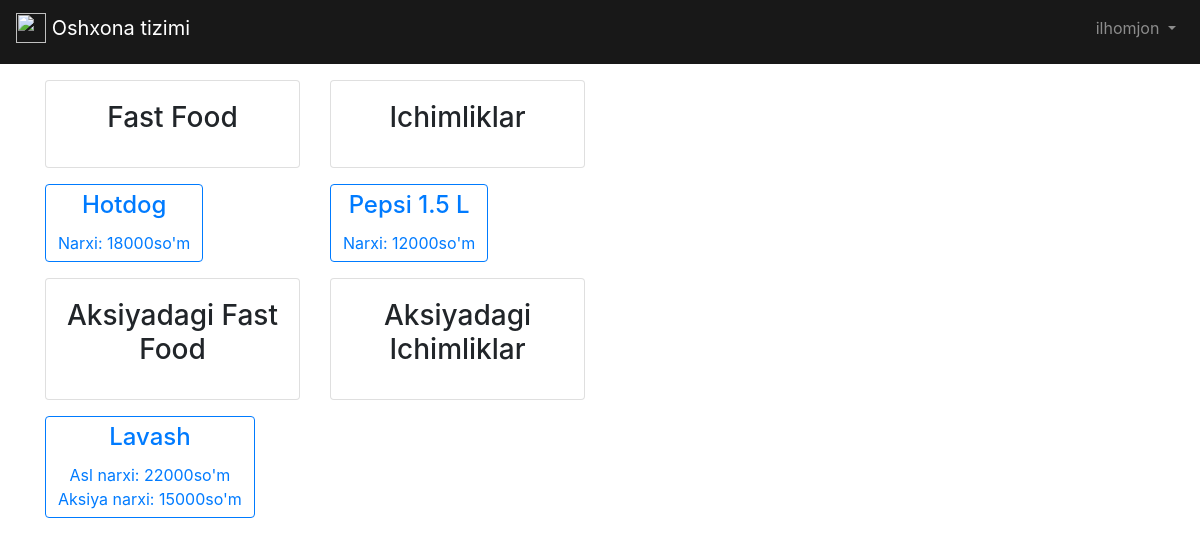
The page /profession/cashier/ (signed in) on the database as committed earlier.
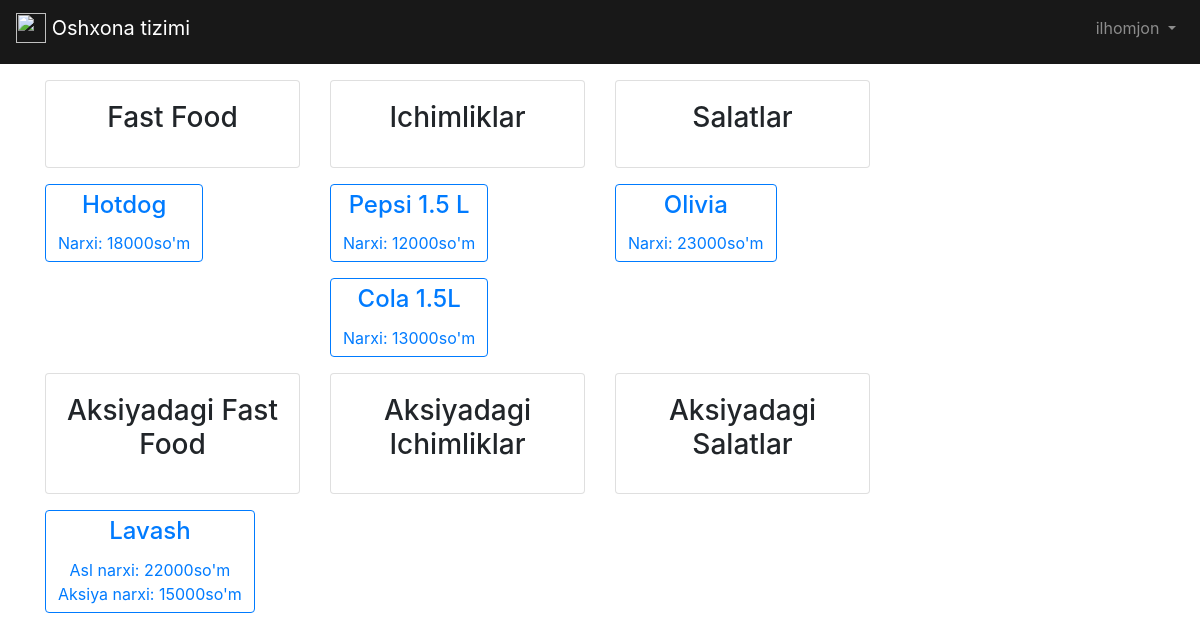
The same page on the database as committed later.
### products/models.py (models this page shows, shortened)
class Category(models.Model):
    name = models.CharField(max_length=50)
    class Meta:
        verbose_name_plural = "Categories"

class Product(models.Model):
    name = models.CharField(max_length=50)
    date = models.DateTimeField(auto_now_add=True)
    price = models.IntegerField()
    discount_price = models.IntegerField(null=True, blank=True)
    category = models.ForeignKey(Category,on_delete=models.CASCADE)
    class Meta:
        verbose_name_plural = "Products"

### products/views.py (the view)
# urls.py: path('cashier/', cashier_view, name='cashier'),
def cashier_view(request):
    if request.user.is_authenticated:
        if request.user.is_superuser or request.user.profession == 'cashier':
            all_category = Category.objects.all()
            products = []
            for category in all_category:
                products.append(Product.objects.filter(category=category))
            return render(request, 'profession-cashier.html', {
                'categories': all_category,
                'c_products': products,
            })
        else:
            return redirect('/page/not_found/')
    else:
        response = redirect('/accounts/login/')
        return response

### template/profession-cashier.html (shortened to what this page needs)
{% extends 'base.html' %}
{% block content %}
<div class="row">
    {% for category in categories %}
  <div class="col-sm-3">
    <div class="card text-center">
      <div class="card-body">
        <h3 class="card-title">{{ category.name }}</h3>
      </div>
    </div>
  </div>
    {% endfor %}
</div>
<div class="row">
    {% for products in c_products %}
  <div class="col-sm-3">
      {% for product in products %}
      {% if product.discount_price == None %}
      <button type="button" class="btn btn-outline-primary ">
              <h4 class="card-title">{{ product.name }}</h4>
              Narxi: {{ product.price }}so'm
      </button>
      {% endif %}
      {% endfor %}
  </div>
    {% endfor %}
</div>
<div class="row">
    {% for category in categories %}
  <div class="col-sm-3">
    <div class="card text-center">
      <div class="card-body">
        <h3 class="card-title">Aksiyadagi {{ category.name }}</h3>
      </div>
    </div>
  </div>
    {% endfor %}
</div>
<div class="row">
    {% for products in c_products %}
  <div class="col-sm-3">
      {% for product in products %}
      {% if product.discount_price %}
      <button type="button" class="btn btn-outline-primary ">
              <h4 class="card-title">{{ product.name }}</h4>
              Asl narxi: {{ product.price }}so'm<br>
              Aksiya narxi: {{ product.discount_price }}so'm
      </button>
      {% endif %}
      {% endfor %}
  </div>
    {% endfor %}
</div>
{% endblock content %}

Rows that differ between the two databases and show on the page:
added Category: name "Salatlar"
added Product: name "Cola 1.5L", price "13000"
added Product: name "Olivia", price "23000"
